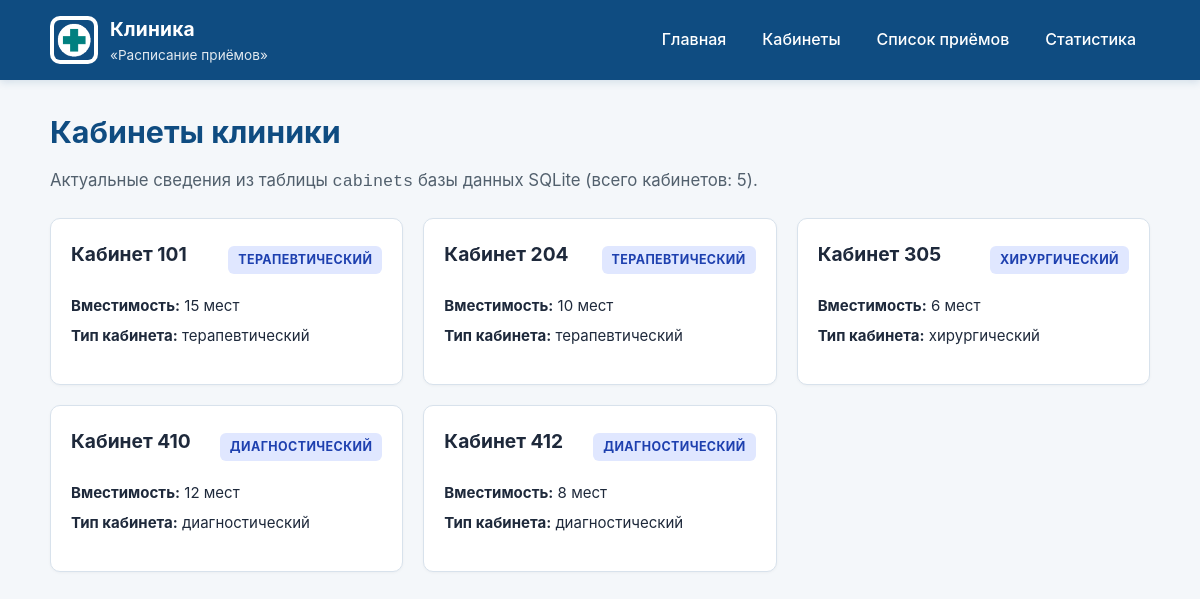
/cabinets/, run on the app's committed database.
### cabinets/views.py (the view)
# urls.py: path('', views.cabinet_list_view, name='cabinet_list'),
def cabinet_list_view(request):
    db_error = None
    cabinets = []
    try:
        cabinets = get_all_cabinets()
    except DatabaseError as exc:
        db_error = str(exc)
    context = {
        'cabinets': cabinets,
        'db_error': db_error,
    }
    return render(request, 'cabinets/cabinet_list.html', context)

### appointments/db.py (called while the page is built)
def get_connection(db_path=None):
    target_path = Path(db_path) if db_path else Path(settings.SQLITE_DB_PATH)
    if not target_path.exists():
        raise DatabaseError("Файл базы данных не найден.")
    conn = sqlite3.connect(str(target_path))
    conn.row_factory = sqlite3.Row
    return conn

def get_all_cabinets():
    conn = None
    try:
        conn = get_connection()
        cursor = conn.cursor()
        query = """
            SELECT id, name, capacity, cabin_type
            FROM cabinets
            ORDER BY name ASC
        """
        cursor.execute(query)
        rows = cursor.fetchall()
        return [dict(row) for row in rows]
    except sqlite3.Error as exc:
        raise DatabaseError("Не удалось загрузить список кабинетов из базы данных.") from exc
    finally:
        if conn:
            conn.close()

### cabinets/templates/cabinets/cabinet_list.html (shortened to what this page needs)
{% extends 'base.html' %}
{% block content %}
<section class="section-block">
    <div class="section-header">
        <h1 class="page-title">Кабинеты клиники</h1>
        <p class="section-subtitle">Актуальные сведения из таблицы <code>cabinets</code> базы данных SQLite (всего кабинетов: {{ cabinets|length }}).</p>
    </div>
    <div class="cabinet-grid">
        {% for cabinet in cabinets %}
            <article class="cabinet-card">
                <div class="cabinet-header">
                    <h2 class="cabinet-title">{{ cabinet.name }}</h2>
                    <span class="badge badge-type">{{ cabinet.cabin_type|upper }}</span>
                </div>
                <ul class="cabinet-details">
                    <li><strong>Вместимость:</strong> {{ cabinet.capacity }} мест</li>
                    <li><strong>Тип кабинета:</strong> {{ cabinet.cabin_type }}</li>
                </ul>
            </article>
        {% empty %}
            <div class="empty-state">
                <h2>Кабинеты отсутствуют</h2>
                <p>В базе данных пока не зарегистрировано ни одного медицинского кабинета.</p>
            </div>
        {% endfor %}
    </div>
</section>
{% endblock %}

### templates/base.html (shortened to what this page needs)
{% load static %}
<!DOCTYPE html>
<html lang="ru">
<head>
    <link rel="stylesheet" href="{% static 'css/style.css' %}">
</head>
<body>
    <header class="site-header">
        <div class="container header-inner">
            <a href="{% url 'homepage:home' %}" class="brand-link">
                <img src="{% static 'img/logo.png' %}" alt="Логотип клиники МедЛайн" class="brand-logo">
                <div class="brand-text">
                    <span class="brand-title">Клиника</span>
                    <span class="brand-subtitle">«Расписание приёмов»</span>
                </div>
            </a>
            <nav class="main-nav" aria-label="Основная навигация">
                <ul class="nav-list">
                    <li><a href="{% url 'homepage:home' %}" class="nav-link">Главная</a></li>
                    <li><a href="{% url 'cabinets:cabinet_list' %}" class="nav-link">Кабинеты</a></li>
                    <li><a href="{% url 'appointments:appointment_list' %}" class="nav-link">Список приёмов</a></li>
                    <li><a href="{% url 'appointments:statistics' %}" class="nav-link">Статистика</a></li>
                </ul>
            </nav>
        </div>
    </header>
    <main class="site-main container">
        {% block content %}
        {% endblock %}
    </main>
</body>
</html>

### static/css/style.css (style rules this page uses)
:root { --primary: #0f4c81; --primary-dark: #09345a; --accent: #008080; --bg-page: #f4f7fa; --bg-card: #ffffff; --text-main: #1e293b; --text-muted: #52606d; --border-color: #d8e2ec; --planned-bg: #e0f2fe; --planned-text: #0369a1; --active-bg: #dcfce7; --active-text: #15803d; --completed-bg: #f1f5f9; --completed-text: #475569; --error-bg: #fee2e2; --error-text: #b91c1c; }
* { box-sizing: border-box; }
body { margin: 0; padding: 0; font-family: -apple-system, BlinkMacSystemFont, "Segoe UI", Roboto, "Helvetica Neue", Arial, sans-serif; background-color: var(--bg-page); color: var(--text-main); line-height: 1.6; display: flex; flex-direction: column; min-height: 100vh; }
.container { width: 100%; max-width: 1140px; margin: 0 auto; padding: 0 20px; }
.site-header { background-color: var(--primary); color: #ffffff; padding: 14px 0; box-shadow: 0 2px 8px rgba(15, 76, 129, 0.15); }
.header-inner { display: flex; align-items: center; justify-content: space-between; flex-wrap: wrap; gap: 16px; }
.brand-link { display: flex; align-items: center; gap: 12px; text-decoration: none; color: #ffffff; }
.brand-logo { width: 48px; height: 48px; border-radius: 10px; background-color: #ffffff; padding: 4px; object-fit: contain; }
.brand-text { display: flex; flex-direction: column; }
.brand-title { font-size: 1.2rem; font-weight: 700; letter-spacing: 0.2px; }
.brand-subtitle { font-size: 0.85rem; opacity: 0.88; }
.main-nav { display: flex; align-items: center; gap: 18px; flex-wrap: wrap; }
.nav-list { list-style: none; margin: 0; padding: 0; display: flex; gap: 8px; flex-wrap: wrap; }
.nav-link { color: #ffffff; text-decoration: none; padding: 8px 14px; border-radius: 6px; font-weight: 500; transition: background-color 0.2s ease; }
.site-main { flex: 1; padding-top: 28px; padding-bottom: 48px; }
.page-title { margin: 0 0 10px 0; font-size: 1.9rem; color: var(--primary); }
.lead-text, .section-subtitle { margin: 0 0 22px 0; color: var(--text-muted); font-size: 1.05rem; }
.nav-card, .cabinet-card, .appointment-card, .detail-card { background-color: var(--bg-card); border: 1px solid var(--border-color); border-radius: 10px; padding: 20px; box-shadow: 0 1px 3px rgba(0, 0, 0, 0.04); }
.cabinet-grid, .appointments-grid { display: grid; grid-template-columns: repeat(auto-fill, minmax(320px, 1fr)); gap: 20px; }
.card-top, .cabinet-header, .detail-header { display: flex; justify-content: space-between; align-items: center; gap: 10px; margin-bottom: 12px; }
.badge { display: inline-block; padding: 4px 10px; border-radius: 6px; font-size: 0.78rem; font-weight: 700; letter-spacing: 0.4px; background-color: #e0e7ff; color: #1e40af; }
.card-title, .cabinet-title { margin: 0 0 12px 0; font-size: 1.2rem; }
.card-meta, .cabinet-details { list-style: none; padding: 0; margin: 0 0 16px 0; font-size: 0.94rem; }
.card-meta li, .cabinet-details li { margin-bottom: 6px; }

### data on the page
cabinets: name "Кабинет 101", cabin_type "ТЕРАПЕВТИЧЕСКИЙ", capacity "15", cabin_type "терапевтический"
cabinets: name "Кабинет 204", cabin_type "ТЕРАПЕВТИЧЕСКИЙ", capacity "10", cabin_type "терапевтический"
cabinets: name "Кабинет 305", cabin_type "ХИРУРГИЧЕСКИЙ", capacity "6", cabin_type "хирургический"
cabinets: name "Кабинет 410", cabin_type "ДИАГНОСТИЧЕСКИЙ", capacity "12", cabin_type "диагностический"
cabinets: name "Кабинет 412", cabin_type "ДИАГНОСТИЧЕСКИЙ", capacity "8", cabin_type "диагностический"

### other printed values
{{ cabinets|length }} "5"
